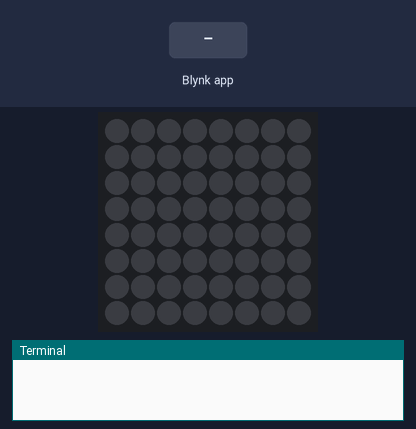
Bench run of a program on a simulated Raspberry Pi (BCM pin numbers) with a Sense HAT. On the bench: the Sense HAT's 8×8 RGB LED matrix, the last lines printed to the terminal. Inputs (shaded band) come from the test bench. The clock reads 2024-03-15 10:24:30 at power-on unless the program sets it.

Above: at 1.2 s.
1.3 s: Blynk app writes 1 to V3
At 2.1 s:
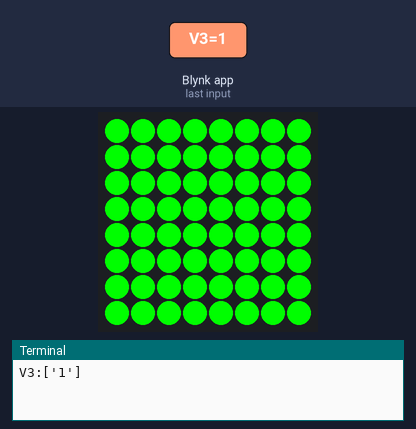
3.8 s: Blynk app writes 0 to V3
At 4.4 s:
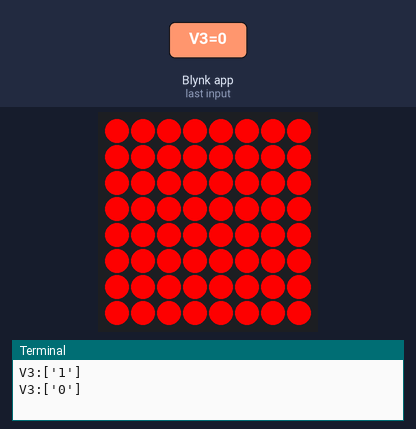
Timing chart, 0 to 6.8 s (numbered marks = the images above; inputs shaded):
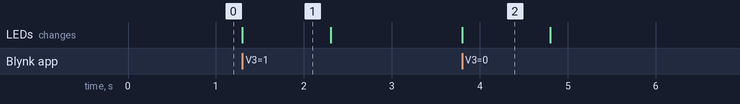

The program:

BlynkApp.py
```python
import blynklib
from sense_hat import SenseHat
from BlynkTimer import BlynkTimer
BLYNK_AUTH = 'YOURKEYGOESHERE'

sense = SenseHat()

#clear sensehat and intialise light_state
sense.clear()

# initialize Blynk
blynk = blynklib.Blynk(BLYNK_AUTH)

# Create BlynkTimer Instance
timer = BlynkTimer()

# Define sense.clear function
def senseClear():
    sense.clear()

# register handler for virtual pin V1 write event
@blynk.handle_event('write V1')
def write_virtual_pin_handler(pin, value):
    print('V1:'+ str(value))
    r=int(value[0]) # or you could do this: value = list(map(int, value))
    g=int(value[1])
    b=int(value[2])
    sense.clear(r,g,b)

# register handler for virtual pin V2(temperature) reading
@blynk.handle_event('read V2')
def read_virtual_pin_handler(pin):
    temp=round(sense.get_temperature(),2)
    print('Temperature: ' + str(temp) + ' °C') # print temp to console
    blynk.virtual_write(pin, temp)

# register handler for virtual pin V3(front door lock/unlock) write event
@blynk.handle_event('write V3')
def write_virtual_pin_handler(pin, value):
    print('V3:'+ str(value))
    if value[0]=="1":
        sense.clear(0,255,0)
        timer.set_timeout(1, senseClear)

    else:
        sense.clear(255,0,0)
        timer.set_timeout(1, senseClear)


# register handler for virtual pin V4(garage door lock/unlock) write event
@blynk.handle_event('write V4')
def write_virtual_pin_handler(pin, value):
    print('V4:'+ str(value))
    if value[0]=="1":
        sense.clear(0,255,0)
        timer.set_timeout(1, senseClear)
    else:
        sense.clear(255,0,0)
        timer.set_timeout(1, senseClear)


while True:
    blynk.run()
    timer.run()
```

BlynkTimer.py
```python
"""
    BlynkTimer
    blynk-library-python
    Module for launching timed Blynk actions
    with polling
"""

import time


class BlynkTimer:
    '''Executes functions after a defined period of time'''
    _MAX_TIMERS = 16

    def __init__(self):
        self.timers = []
        self.ids = self._get_unique_id()

    def _get_unique_id(self, current=0):
        '''yields unique id for new timer'''
        numId = current
        while numId < self._MAX_TIMERS:
            yield numId
            numId += 1

    def _add(self, func, **kwargs):
        '''Inits Timer'''
        timerId = next(self.ids)
        timer = Timer(timerId, func, **kwargs)
        self.timers.append(timer)
        return timer

    def _get(self, timerId):
        '''Gets timer by id'''
        timer = [t for t in self.timers if t.id == timerId]
        if len(timer) <= 0:
            return None
        return timer[0]

    def _delete(self, timerId):
        '''Deletes timer'''
        timer = self._get(timerId)
        timer.disable()
        self.timers = [t for t in self.timers if t.id != timerId]
        num_timers = self.get_num_timers()[0]
        self.ids = self._get_unique_id(current=num_timers)
        return timerId

    def get_num_timers(self):
        '''Returns number of used timer slots'''
        num_timers = len(self.timers)
        return (num_timers, self._MAX_TIMERS)

    def is_enabled(self, timerId):
        '''Returns true if timer is enabled'''
        timer = self._get(timerId)
        return timer.enabled

    def set_interval(self, value, func):
        '''Sets time interval for function'''
        timer = self._add(func)
        timer.set_interval(value)
        return timer.id

    def set_timeout(self, value, func):
        '''Runs function once after timeout'''
        timer = self._add(func, post_run=self._delete)
        timer.set_interval(value)
        return timer.id

    def enable(self, timerId):
        '''Enables timer'''
        timer = self._get(timerId)
        timer.enable()
        return timerId

    def disable(self, timerId):
        '''Disables timer'''
        timer = self._get(timerId)
        timer.disable()
        return timerId

    def run(self):
        '''Polls timers'''
        [t.run() for t in self.timers]


class Timer:
    '''Runs function after specific interval'''

    def __init__(self, id, func, **kwargs):
        self.id = id
        self.func = func
        self.interval = None
        self.start_time = None
        self.enabled = False
        self.on_post_run = kwargs.get('post_run', None)

    def _handle_post_run(self):
        '''handles post run events'''
        self.start_time += self.interval
        if self.on_post_run:
            return self.on_post_run(self.id)

    def enable(self):
        '''enables Timer'''
        self.enabled = True
        self.start_time = time.time()

    def disable(self):
        '''disables timer'''
        self.enabled = False
        self.start_time = None

    def set_interval(self, value):
        '''Sets Time Interval for calling function'''
        self.interval = value
        self.enable()

    def run(self):
        '''Runs function if interval has passed'''
        if not self.enabled:
            return
        now = time.time()
        if now - self.start_time > self.interval:
            self.func()
            self._handle_post_run()
```

Measured:
- after the input at 1.3 s, the LEDs: change at once (image 1)
- after the input at 3.8 s, the LEDs: change at once (image 2)
- what the display in image 1 shows lasts 1.0 s, from 1.3 s to 2.3 s
